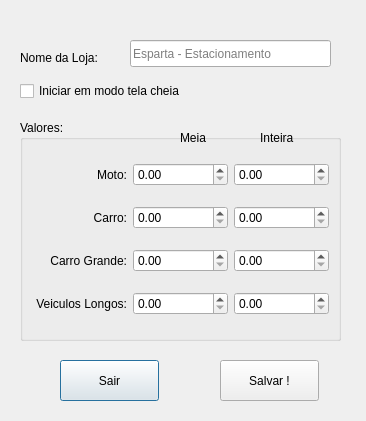
<?xml version="1.0" encoding="UTF-8"?>
<ui version="4.0">
 <class>Ambiente</class>
 <widget class="QDialog" name="Ambiente">
  <property name="geometry">
   <rect>
    <x>0</x>
    <y>0</y>
    <width>366</width>
    <height>421</height>
   </rect>
  </property>
  <property name="windowTitle">
   <string>Dialog</string>
  </property>
  <widget class="QLineEdit" name="lnNomeLoja">
   <property name="geometry">
    <rect>
     <x>130</x>
     <y>40</y>
     <width>201</width>
     <height>27</height>
    </rect>
   </property>
   <property name="placeholderText">
    <string>Esparta - Estacionamento</string>
   </property>
  </widget>
  <widget class="QGroupBox" name="groupBox">
   <property name="geometry">
    <rect>
     <x>20</x>
     <y>120</y>
     <width>321</width>
     <height>221</height>
    </rect>
   </property>
   <property name="title">
    <string>Valores:</string>
   </property>
   <layout class="QGridLayout" name="gridLayout">
    <item row="1" column="1">
     <widget class="QDoubleSpinBox" name="dsCarroInteira_2"/>
    </item>
    <item row="2" column="0">
     <widget class="QLabel" name="lblCarroGrande">
      <property name="text">
       <string>Carro Grande:</string>
      </property>
      <property name="alignment">
       <set>Qt::AlignRight|Qt::AlignTrailing|Qt::AlignVCenter</set>
      </property>
     </widget>
    </item>
    <item row="1" column="0">
     <widget class="QLabel" name="lblCarro">
      <property name="text">
       <string>Carro:</string>
      </property>
      <property name="alignment">
       <set>Qt::AlignRight|Qt::AlignTrailing|Qt::AlignVCenter</set>
      </property>
     </widget>
    </item>
    <item row="2" column="1">
     <widget class="QDoubleSpinBox" name="dsCarroGrandeMeia"/>
    </item>
    <item row="3" column="1">
     <widget class="QDoubleSpinBox" name="dsVeiculoLongoMeia"/>
    </item>
    <item row="0" column="0">
     <widget class="QLabel" name="lblMoto">
      <property name="text">
       <string>Moto:</string>
      </property>
      <property name="alignment">
       <set>Qt::AlignRight|Qt::AlignTrailing|Qt::AlignVCenter</set>
      </property>
     </widget>
    </item>
    <item row="3" column="0">
     <widget class="QLabel" name="lblVeiculoLongo">
      <property name="text">
       <string>Veiculos Longos:</string>
      </property>
      <property name="alignment">
       <set>Qt::AlignRight|Qt::AlignTrailing|Qt::AlignVCenter</set>
      </property>
     </widget>
    </item>
    <item row="0" column="1">
     <widget class="QDoubleSpinBox" name="dsMotoMeia"/>
    </item>
    <item row="0" column="2">
     <widget class="QDoubleSpinBox" name="dsMotoInteira"/>
    </item>
    <item row="1" column="2">
     <widget class="QDoubleSpinBox" name="dsCarroInteira"/>
    </item>
    <item row="2" column="2">
     <widget class="QDoubleSpinBox" name="dsCarroGrandeInteira"/>
    </item>
    <item row="3" column="2">
     <widget class="QDoubleSpinBox" name="dsVeiculoLongoInteira"/>
    </item>
   </layout>
  </widget>
  <widget class="QCheckBox" name="cbFull">
   <property name="geometry">
    <rect>
     <x>20</x>
     <y>80</y>
     <width>221</width>
     <height>22</height>
    </rect>
   </property>
   <property name="text">
    <string>Iniciar em modo tela cheia</string>
   </property>
  </widget>
  <widget class="QLabel" name="lblNomeLoja">
   <property name="geometry">
    <rect>
     <x>20</x>
     <y>50</y>
     <width>101</width>
     <height>16</height>
    </rect>
   </property>
   <property name="text">
    <string>Nome da Loja:</string>
   </property>
  </widget>
  <widget class="QPushButton" name="btnSair">
   <property name="geometry">
    <rect>
     <x>60</x>
     <y>360</y>
     <width>99</width>
     <height>41</height>
    </rect>
   </property>
   <property name="text">
    <string>Sair</string>
   </property>
   <property name="icon">
    <iconset resource="resoruce.qrc">
     <normaloff>:/icones/icons/x.png</normaloff>:/icones/icons/x.png</iconset>
   </property>
   <property name="iconSize">
    <size>
     <width>32</width>
     <height>32</height>
    </size>
   </property>
  </widget>
  <widget class="QPushButton" name="btnSalvar">
   <property name="geometry">
    <rect>
     <x>220</x>
     <y>360</y>
     <width>99</width>
     <height>41</height>
    </rect>
   </property>
   <property name="text">
    <string>Salvar !</string>
   </property>
   <property name="icon">
    <iconset resource="resoruce.qrc">
     <normaloff>:/icones/icons/ok.png</normaloff>:/icones/icons/ok.png</iconset>
   </property>
   <property name="iconSize">
    <size>
     <width>32</width>
     <height>32</height>
    </size>
   </property>
  </widget>
  <widget class="QLabel" name="lblMeia">
   <property name="geometry">
    <rect>
     <x>180</x>
     <y>130</y>
     <width>41</width>
     <height>16</height>
    </rect>
   </property>
   <property name="text">
    <string>Meia</string>
   </property>
  </widget>
  <widget class="QLabel" name="lblInteira">
   <property name="geometry">
    <rect>
     <x>260</x>
     <y>130</y>
     <width>51</width>
     <height>16</height>
    </rect>
   </property>
   <property name="text">
    <string>Inteira</string>
   </property>
  </widget>
 </widget>
 <resources>
  <include location="resoruce.qrc"/>
 </resources>
 <connections>
  <connection>
   <sender>btnSair</sender>
   <signal>clicked()</signal>
   <receiver>Ambiente</receiver>
   <slot>close()</slot>
   <hints>
    <hint type="sourcelabel">
     <x>100</x>
     <y>392</y>
    </hint>
    <hint type="destinationlabel">
     <x>19</x>
     <y>370</y>
    </hint>
   </hints>
  </connection>
 </connections>
</ui>
